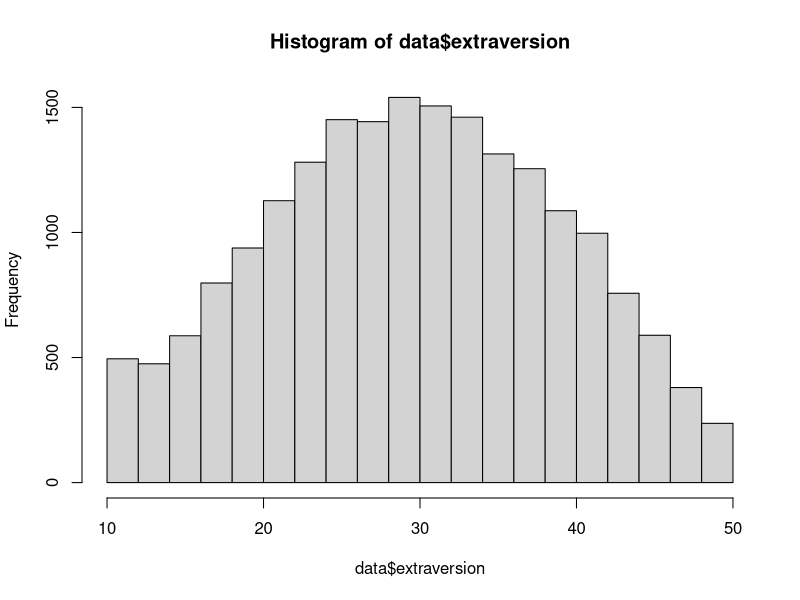
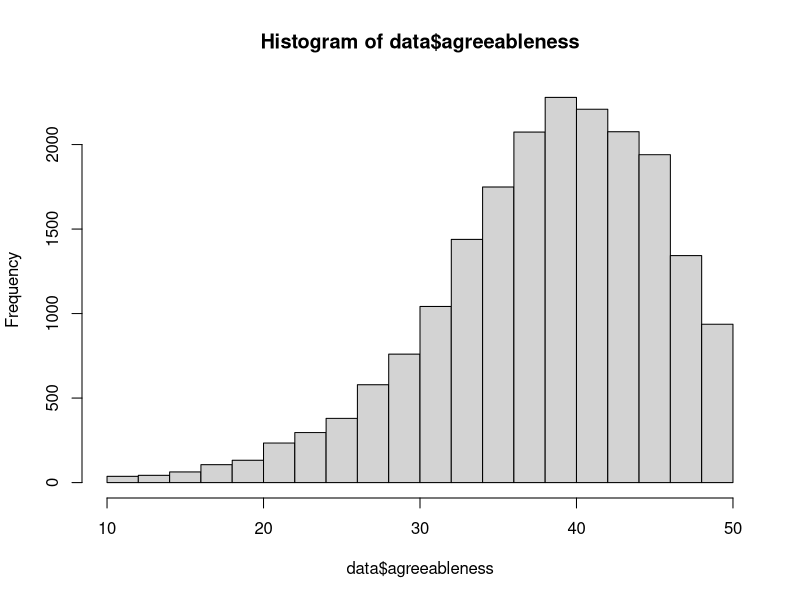
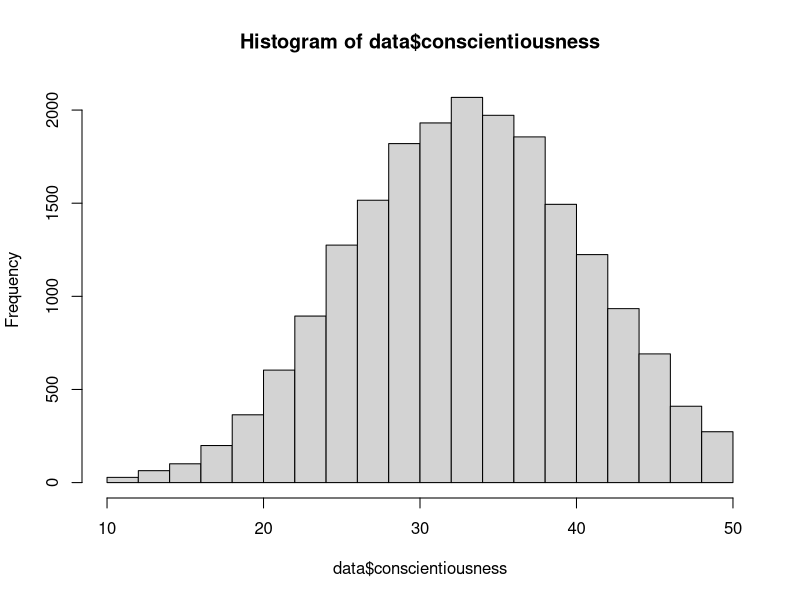
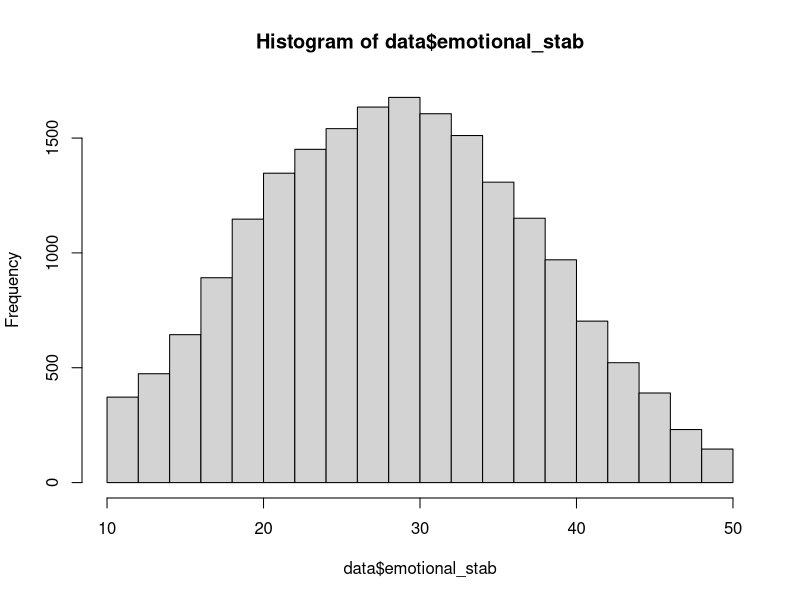
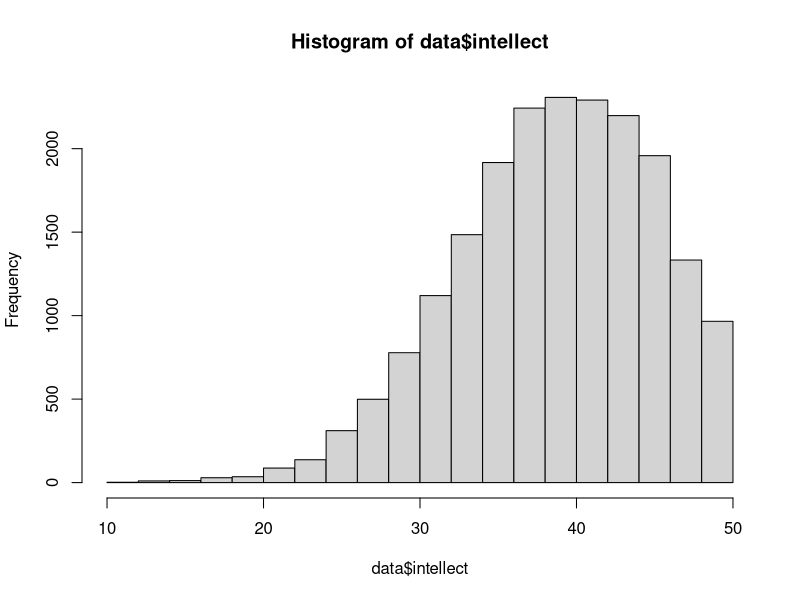

The R source for these figures, in order:
## ---- chunk 1
knitr::opts_chunk$set(echo = TRUE)
library(tidyr)
library(tidyverse)
## ---- chunk 2
data <- read.csv("data.csv")
data <- mutate(data, )
## ---- chunk 3
data <- mutate(data, extraversion = E1 + (6-E2) + E3 + (6-E4) + E5 + (6-E6) + E7 + (6-E8) + E9 + (6-E10))
data <- mutate(data, agreeableness = (6-A1) + A2 + (6-A3) + A4 + (6-A5) + A6 + (6-A7) + A8 + A9 + A10)
data <- mutate(data, conscientiousness = C1 + (6-C2) + C3 + (6-C4) + C5 + (6-C6) + C7 + (6-C8) + C9 + C10)
data <- mutate(data, emotional_stab = (6-N1) + N2 + (6-N3) + N4 + (6-N5) + (6-N6) + (6-N7) + (6-N8) + (6-N9) + 6-N10)
data <- mutate(data, intellect = O1 + (6-O2) + O3 + (6-O4) + O5 + (6-O6) + O7 + O8 + O9 + O10)
## ---- chunk 4
hist(data$extraversion)
hist(data$agreeableness)
hist(data$conscientiousness)
hist(data$emotional_stab)
hist(data$intellect)
